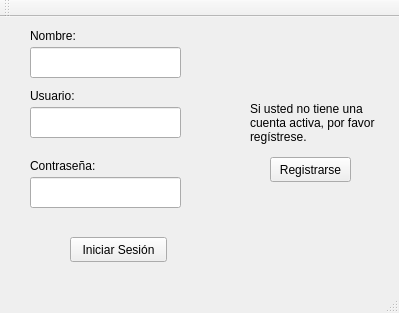
<?xml version="1.0" encoding="UTF-8"?>
<ui version="4.0">
 <class>MainWindow</class>
 <widget class="QMainWindow" name="MainWindow">
  <property name="geometry">
   <rect>
    <x>0</x>
    <y>0</y>
    <width>399</width>
    <height>313</height>
   </rect>
  </property>
  <property name="windowTitle">
   <string>MainWindow</string>
  </property>
  <widget class="QWidget" name="centralWidget">
   <widget class="QPushButton" name="Btn_Regis">
    <property name="geometry">
     <rect>
      <x>270</x>
      <y>140</y>
      <width>81</width>
      <height>25</height>
     </rect>
    </property>
    <property name="text">
     <string>Registrarse</string>
    </property>
   </widget>
   <widget class="QPushButton" name="Btn_login">
    <property name="geometry">
     <rect>
      <x>70</x>
      <y>220</y>
      <width>97</width>
      <height>25</height>
     </rect>
    </property>
    <property name="text">
     <string>Iniciar Sesión</string>
    </property>
   </widget>
   <widget class="QLabel" name="label">
    <property name="geometry">
     <rect>
      <x>30</x>
      <y>10</y>
      <width>67</width>
      <height>17</height>
     </rect>
    </property>
    <property name="text">
     <string>Nombre:</string>
    </property>
   </widget>
   <widget class="QLabel" name="label_2">
    <property name="geometry">
     <rect>
      <x>30</x>
      <y>70</y>
      <width>67</width>
      <height>17</height>
     </rect>
    </property>
    <property name="text">
     <string>Usuario:</string>
    </property>
   </widget>
   <widget class="QLabel" name="label_3">
    <property name="geometry">
     <rect>
      <x>30</x>
      <y>140</y>
      <width>91</width>
      <height>17</height>
     </rect>
    </property>
    <property name="text">
     <string>Contraseña:</string>
    </property>
   </widget>
   <widget class="QLabel" name="label_4">
    <property name="geometry">
     <rect>
      <x>250</x>
      <y>70</y>
      <width>141</width>
      <height>71</height>
     </rect>
    </property>
    <property name="text">
     <string>Si usted no tiene una cuenta activa, por favor regístrese.</string>
    </property>
    <property name="wordWrap">
     <bool>true</bool>
    </property>
   </widget>
   <widget class="QLineEdit" name="txt_name">
    <property name="geometry">
     <rect>
      <x>30</x>
      <y>30</y>
      <width>151</width>
      <height>31</height>
     </rect>
    </property>
   </widget>
   <widget class="QLineEdit" name="txt_user">
    <property name="geometry">
     <rect>
      <x>30</x>
      <y>90</y>
      <width>151</width>
      <height>31</height>
     </rect>
    </property>
   </widget>
   <widget class="QLineEdit" name="txt_password">
    <property name="geometry">
     <rect>
      <x>30</x>
      <y>160</y>
      <width>151</width>
      <height>31</height>
     </rect>
    </property>
    <property name="echoMode">
     <enum>QLineEdit::Password</enum>
    </property>
   </widget>
  </widget>
  <widget class="QMenuBar" name="menuBar">
   <property name="geometry">
    <rect>
     <x>0</x>
     <y>0</y>
     <width>399</width>
     <height>22</height>
    </rect>
   </property>
  </widget>
  <widget class="QToolBar" name="mainToolBar">
   <attribute name="toolBarArea">
    <enum>TopToolBarArea</enum>
   </attribute>
   <attribute name="toolBarBreak">
    <bool>false</bool>
   </attribute>
  </widget>
  <widget class="QStatusBar" name="statusBar"/>
 </widget>
 <layoutdefault spacing="6" margin="11"/>
 <resources/>
 <connections/>
</ui>
